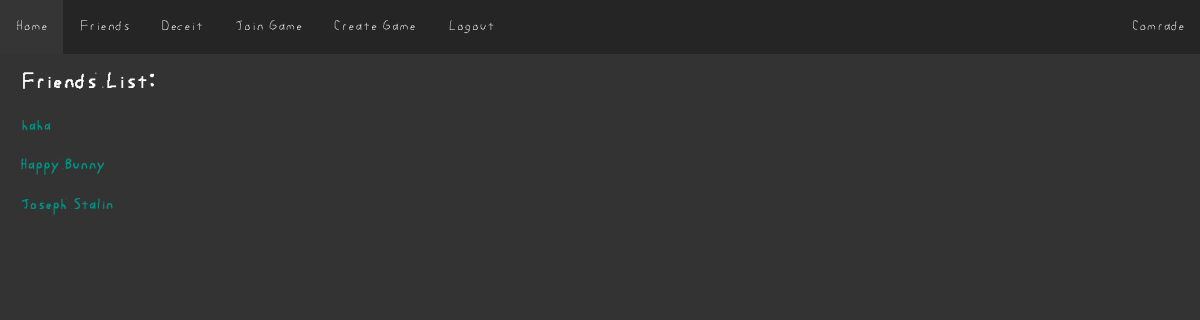
Page /user/friends (signed in) on the committed database.
### website/models.py (models this page shows)
class User(db.Model, UserMixin):
    id = db.Column(db.Integer, primary_key=True)
    email = db.Column(db.String(150), unique=True)
    password = db.Column(db.String(150))
    username = db.Column(db.String(150))
    pfp = db.Column(db.String(50))

### website/profiles.py (the view)
@login_required
@profiles.route('friends')
def friends():
    result_list = []
    friends_list = []
    for friend in db.session.query(Friends).filter_by(user1=current_user.id):
        friends_list.append(friend.user2)
        print('worked 1')
    for friend in db.session.query(Friends).filter_by(user2=current_user.id):
        friends_list.append(friend.user1)
        print('worked 2')
    for friend in friends_list:
        print('worked 3')
        result = db.session.query(User).filter_by(id=friend).first()
        result_list.append([result, url_for('profiles.profile', user_id=result.id)])
    return render_template('friends.html', user=current_user, friends=result_list)

### website/templates/friends.html
{% extends "base.html" %} {% block title %}Friends{% endblock %}
{% block content %}
    <h2>Friends List:</h2>
    {% for friend in friends %}
        <h4><a class="link" href={{friend[1]}}>{{friend[0].username}}</a></h4>
    {% else %}
        <h4>You have no friends.</h4>
    {% endfor %}
{% endblock %}

### website/templates/base.html (shortened to what this page needs)
<!DOCTYPE html>
<html lang="en">
<head>
    <link rel="stylesheet" type="text/css" href="/static/css/main.css" />
</head>
<body>
    <ul class="navbar">
      {% if user.is_authenticated %}
      <li><a class="nav-item nav-link" id="home" href="/">Home</a></li>
      <li><a class="nav-item nav-link" id="friends" href="/user/friends">Friends</a></li>
      <li><a class="nav-item nav-link" id="deceit" href="/deceit">Deceit</a></li>
      <li><a class="nav-item nav-link" id="join_game" href="/join-game">Join Game</a></li>
      <li><a class="nav-item nav-link" id="create_game" href="/create-game">Create Game</a></li>
      <li><a class="nav-item nav-link" id="logout" href="/logout">Logout</a></li>
      <li><a class="nav-user nav-link" id="user_link" href="{{url_for('profiles.profile', user_id=user.id)}}">{{ user.username }}</a></li>
      {% else %}
      <li><a class="nav-item nav-link" id="login" href="/login">Login</a></li>
      <li><a class="nav-item nav-link" id="signUp" href="/sign-up">Sign Up</a></li>
      {% endif %}
    </ul>
    <div id="main_div">
    <div class="container">
        {% block content %}
        {% endblock %}
    </div>
    </div>
</body>
</html>

### website/static/css/main.css (style rules this page uses)
#main_div { margin-top: 30px; padding: 20px; }
body { font-family: poor_handwriting; margin: 0px; background-color: #333333; color: white; }
.navbar { list-style-type: none; margin: 0; padding: 0; overflow: hidden; background-color: #252525; position: fixed; top: 0; width: 100%; }
.nav-item { float: left; }
.nav-user { float:right; }
.nav-link { display: block; color: white; text-align: center; padding: 18px 16px; text-decoration: none; }
html { font-family: Arial, Helvetica, sans-serif; }
.link { color:rgb(0, 145, 130); text-decoration: none; }

### rows in the picture
User: username "Comrade"
User: username "haha"
User: username "Happy Bunny"
User: username "Joseph Stalin"
